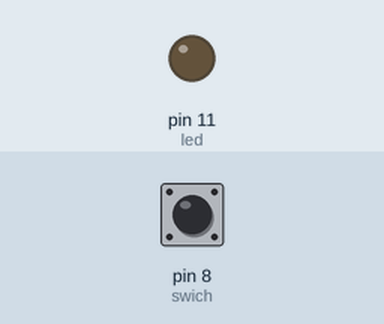
Simulated run of this sketch. Board: Arduino Uno, built with avr-gcc and run on an emulated ATmega328P. On the bench: output pins drawn as LEDs (lit = HIGH). The test bench sets the inputs (shaded band); at power-on: pin 8 (swich) LOW.

Above: at 1.2 s.
1.3 s: pin 8 (swich) pulled HIGH for 0.15 s
At 2.4 s:
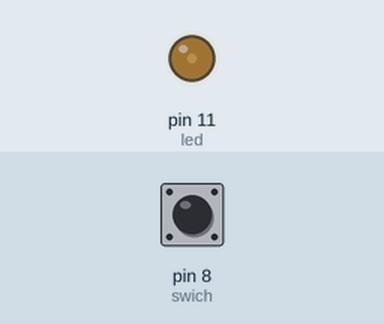
2.9 s: pin 8 (swich) pulled HIGH for 1 s
At 3.7 s:
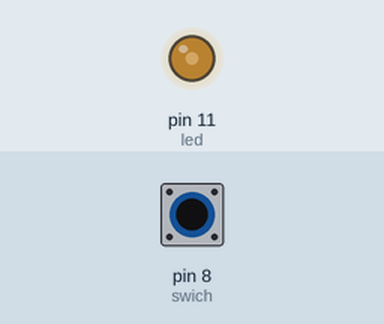
5.4 s: pin 8 (swich) pulled HIGH for 0.15 s
At 6.6 s:
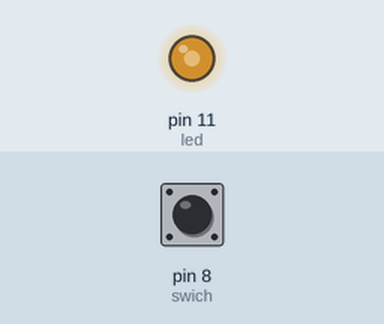
7.0 s: pin 8 (swich) pulled HIGH for 3.2 s
At 8.1 s:
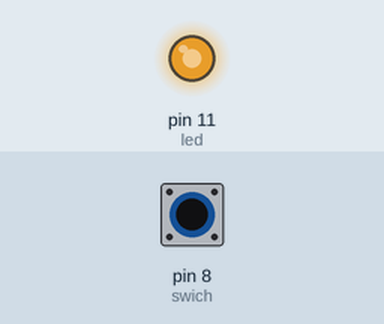
Timing chart, 0 to 10.0 s (numbered marks = the images above; inputs shaded):
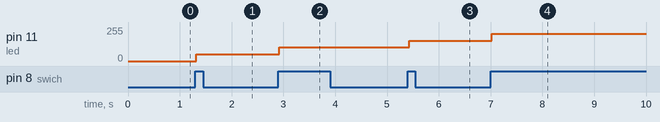

Measured:
- after the input at 1.3 s, pin 11 (led): 0/255 → 51/255 at once
- after the input at 2.9 s, pin 11 (led): 51/255 → 102/255 at once
- after the input at 5.4 s, pin 11 (led): 102/255 → 153/255 at once
- after the input at 7.0 s, pin 11 (led): 153/255 → 204/255 at once

The sketch:

Light_on_switch_different_intensity.ino
```cpp
int swich = 8;
int led = 11;
int turnlevel = 0;
boolean onoff0 = 0;
boolean onoffn1 = 0;

void setup () {
  pinMode(swich, INPUT);
  pinMode(led, OUTPUT);
}

void loop () {
  onoff0 = digitalRead(swich);
  if ((onoff0 == 1) && (onoffn1 == 0)) {
    turnlevel = turnlevel + 51;
  }
  onoffn1 = onoff0;
  delay(20);
  if (turnlevel > 255)
  {
    turnlevel = 0;
  }
  analogWrite(led, turnlevel);
}
```
